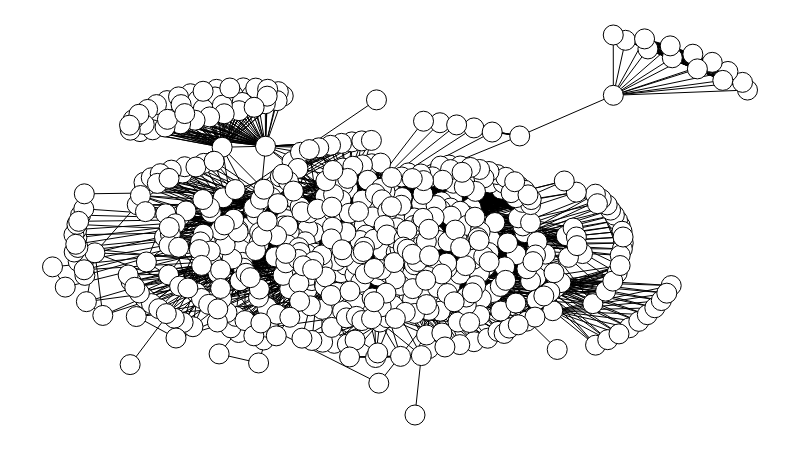

Source (notebook cell):
### Code cell
g.set_all_nodes('labpos', 'hover')
g.move('kamada_kawai')
g.draw()

### Figure 1 — Plotly figure (JSON) as saved in the notebook; plotly's stock layout.template omitted (floating-point values rounded to 4 significant figures; data arrays with more than 128 entries replaced by an {"elided": "..."} marker saying what was removed)
{"data": [{"hoverinfo": "none", "line": {"color": "rgb(0, 0, 0)", "dash": "solid", "width": 1}, "mode": "lines", "type": "scatter", "x": {"elided": "24432 float values"}, "y": {"elided": "24432 float values"}}, {"hoverinfo": "text", "marker": {"color": "rgb(255, 255, 255)", "line": {"color": "rgb(0, 0, 0)", "width": 1}, "size": 20, "symbol": "circle"}, "mode": "markers", "text": {"elided": "601 str values"}, "textfont": {"color": "rgb(0, 0, 0)"}, "textposition": "middle center", "type": "scatter", "x": {"elided": "601 float values"}, "y": {"elided": "601 float values"}}, {"hoverinfo": "none", "mode": "text", "text": {"elided": "8144 null values"}, "textfont": {"color": "rgb(0, 0, 0)"}, "textposition": "middle center", "type": "scatter", "x": {"elided": "8144 float values"}, "y": {"elided": "8144 float values"}}, {"hoverinfo": "none", "marker": {"color": "rgba(255, 255, 255, 0)", "line": {"color": "rgba(255, 255, 255, 0)", "width": 0}, "size": 0, "symbol": "circle"}, "mode": "markers", "type": "scatter", "x": [0.5, 0, 1, 0.5], "y": [0, 0.5, 0.5, 1]}, {"hoverinfo": "none", "mode": "text", "text": [], "textfont": {"color": "rgb(255, 255, 255)"}, "textposition": "middle center", "type": "scatter", "x": [], "y": []}, {"hoverinfo": "none", "mode": "text", "text": {"elided": "601 null values"}, "textfont": {"color": "rgb(0, 0, 0)"}, "textposition": "middle center", "type": "scatter", "x": {"elided": "601 float values"}, "y": {"elided": "601 float values"}}], "layout": {"height": 450, "margin": {"b": 0, "l": 0, "r": 0, "t": 0}, "plot_bgcolor": "rgb(255, 255, 255)", "showlegend": false, "width": 800, "xaxis": {"showgrid": false, "showticklabels": false, "zeroline": false}, "yaxis": {"showgrid": false, "showticklabels": false, "zeroline": false}}}
